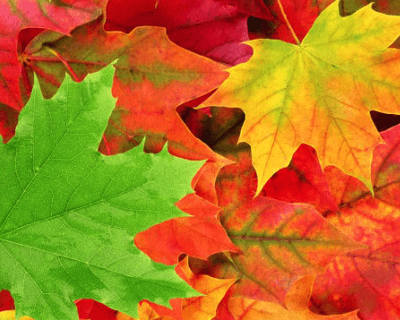
%> input picture UCV/fall-leaves.png, 400 x 320 px
$ octave LinearityAndConvolution.m   (GNU Octave 9; MATLAB toolbox functions it lacks are replaced by stand-ins)
%> lines starting %> are read from the running program, lines starting %| are printed output that depends on the picture
% Explore edge options
pkg load image;

%% Load an image
img = imread('fall-leaves.png');  % also available: peppers.png, mandrill.png
%> img is the input picture: size 320x400x3 uint8; mean R, G, B 179.4, 115.6, 30.5
figure(1);imshow(img);

%% TODO: Create a Gaussian filter

% % Create a Gaussian filter
filter_size = 31;
filter_sigma = 10 ;
filter = fspecial('gaussian', filter_size, filter_sigma);

% % Apply it
smoothed = imfilter(img, filter);   % default black edges
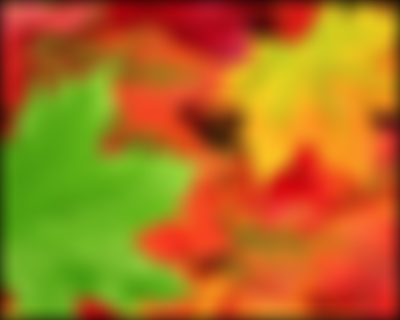
%> smoothed: size 320x400x3 uint8; mean R, G, B 172.6, 112.5, 29.4
figure(2);imshow(smoothed);

%% TODO: Apply it, specifying an edge parameter (try different parameters)
smoothed2 = imfilter(img,filter,0); % black
figure(3);imshow(smoothed2);

smoothed3 = imfilter(img,filter,'circular'); % wrap around
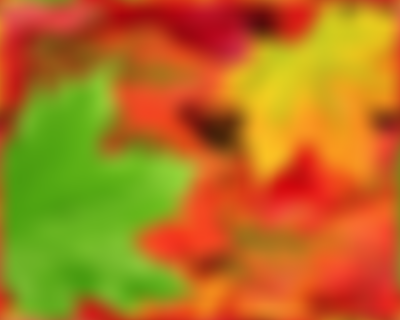
%> smoothed3: size 320x400x3 uint8; mean R, G, B 179.4, 115.6, 30.5; mean of the top-left, top-right, bottom-left and bottom-right quarters 97.2, 121.8, 104.9, 110.1
figure(4);imshow(smoothed3);

smoothed4 = imfilter(img,filter,'replicate'); % copy edge
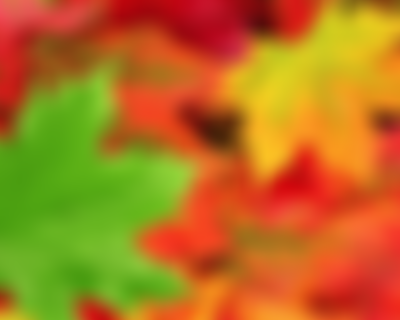
%> smoothed4: size 320x400x3 uint8; mean R, G, B 179.4, 115.7, 30.5
figure(5);imshow(smoothed4);

smoothed5 = imfilter(img,filter,'symmetric'); % reflect across edge
figure(6);imshow(smoothed5);


%% Read an image
img = imread('moon.png');  % also try: brooklyn-bridge.png, penny-farthing.png
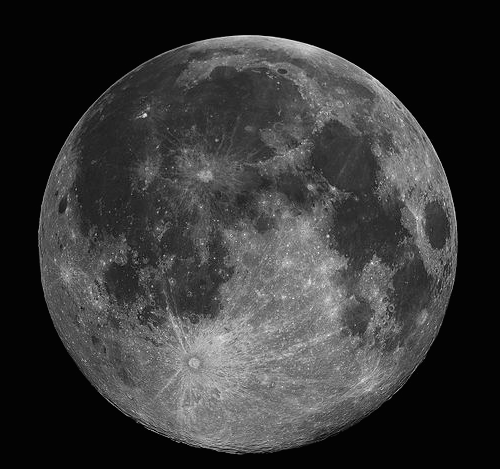
%> input picture UCV/moon.png, 500 x 469 px
%> img is the input picture: size 469x500 uint8; min 3, max 255, mean 55.1
figure(7);imshow(img);

%% TODO: Add salt & pepper noise
noisy_img = imnoise(img, 'salt & pepper', 0.02);
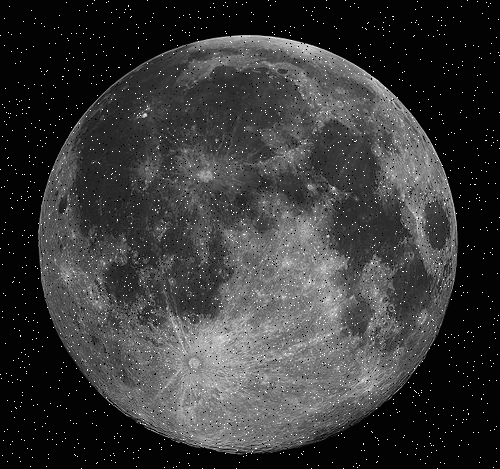
%> noisy_img: size 469x500 uint8; min 0, max 255, mean 56.5
figure(8);imshow(noisy_img);

%% TODO: Apply a median filter (how is the result different compared to Gaussian smoothing?)
median_filtered = medfilt2(noisy_img); % A median filter in 2 dimentions
figure(9);imshow(median_filtered);
